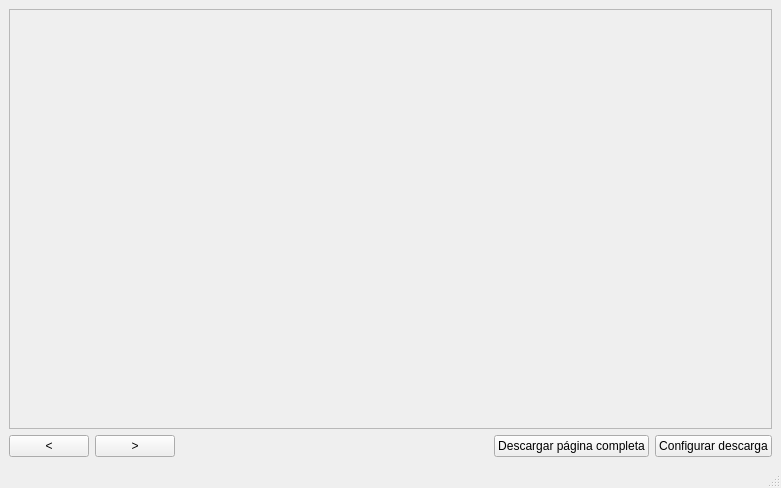
<?xml version="1.0" encoding="UTF-8"?>
<ui version="4.0">
 <class>ProcessWindow</class>
 <widget class="QMainWindow" name="ProcessWindow">
  <property name="geometry">
   <rect>
    <x>0</x>
    <y>0</y>
    <width>781</width>
    <height>488</height>
   </rect>
  </property>
  <property name="windowTitle">
   <string>Cola de trabajos</string>
  </property>
  <widget class="QWidget" name="centralwidget">
   <layout class="QVBoxLayout" name="verticalLayout">
    <item>
     <widget class="QScrollArea" name="scrollArea">
      <property name="widgetResizable">
       <bool>true</bool>
      </property>
      <widget class="QWidget" name="jobList">
       <property name="geometry">
        <rect>
         <x>0</x>
         <y>0</y>
         <width>761</width>
         <height>395</height>
        </rect>
       </property>
       <layout class="QVBoxLayout" name="jobListLayout">
        <property name="spacing">
         <number>0</number>
        </property>
       </layout>
      </widget>
     </widget>
    </item>
    <item>
     <layout class="QHBoxLayout" name="horizontalLayout_2">
      <item>
       <widget class="QPushButton" name="previousButton">
        <property name="text">
         <string>&lt;</string>
        </property>
       </widget>
      </item>
      <item>
       <widget class="QPushButton" name="nextButton">
        <property name="text">
         <string>&gt;</string>
        </property>
       </widget>
      </item>
      <item>
       <spacer name="horizontalSpacer_3">
        <property name="orientation">
         <enum>Qt::Horizontal</enum>
        </property>
        <property name="sizeHint" stdset="0">
         <size>
          <width>40</width>
          <height>20</height>
         </size>
        </property>
       </spacer>
      </item>
      <item>
       <widget class="QPushButton" name="downloadPageButton">
        <property name="text">
         <string>Descargar página completa</string>
        </property>
       </widget>
      </item>
      <item>
       <widget class="QPushButton" name="downloadConfigButton">
        <property name="text">
         <string>Configurar descarga</string>
        </property>
       </widget>
      </item>
     </layout>
    </item>
   </layout>
  </widget>
  <widget class="QMenuBar" name="menubar">
   <property name="geometry">
    <rect>
     <x>0</x>
     <y>0</y>
     <width>781</width>
     <height>20</height>
    </rect>
   </property>
  </widget>
  <widget class="QStatusBar" name="statusbar"/>
 </widget>
 <resources/>
 <connections/>
</ui>
